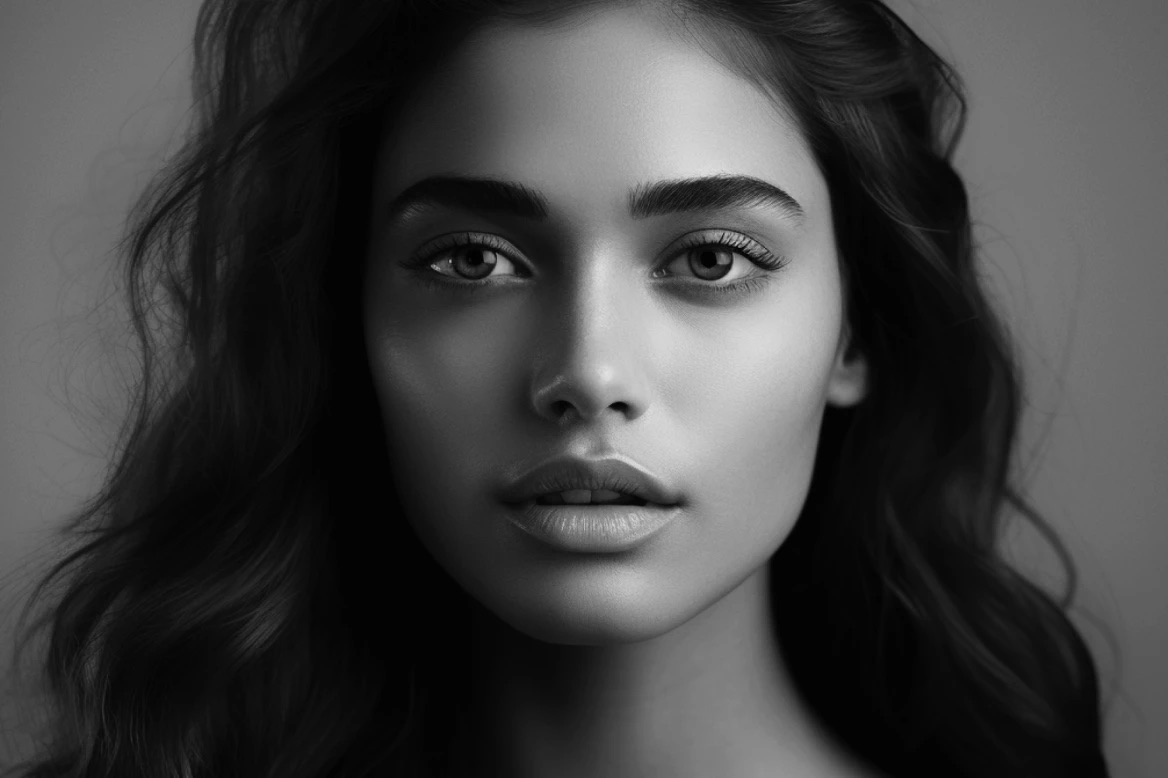
#> input picture testPics/women.jpeg, 1168 x 778 px, found by its file name
$ python NoisePicGenerate.py
#> lines starting #> are read from the running program, lines starting #| are printed output that depends on the picture; after the words box and inside, x2 and y2 are one past the last pixel; in counts of white or black regions, pixels touching at a corner belong together
import numpy as np
import cv2

# 加载图像
image_path = '/Users/will/Documents/Spring24/ECE6560/6560_final_project/Image-Process-Project/testPics/women.jpeg'  # 替换为你的图像路径
image = cv2.imread(image_path)
#> image is the input picture: shape (778, 1168, 3); min 0, max 226, mean 65.7
rows, cols, channels = image.shape
#> rows = 778; cols = 1168; channels = 3

# 添加高斯噪声
mean = 0
std = 100  # 标准差可以调整来增加或减少噪声强度
gaussian_noise = np.random.normal(mean, std, (rows, cols, channels))
noisy_image_gaussian = image + gaussian_noise
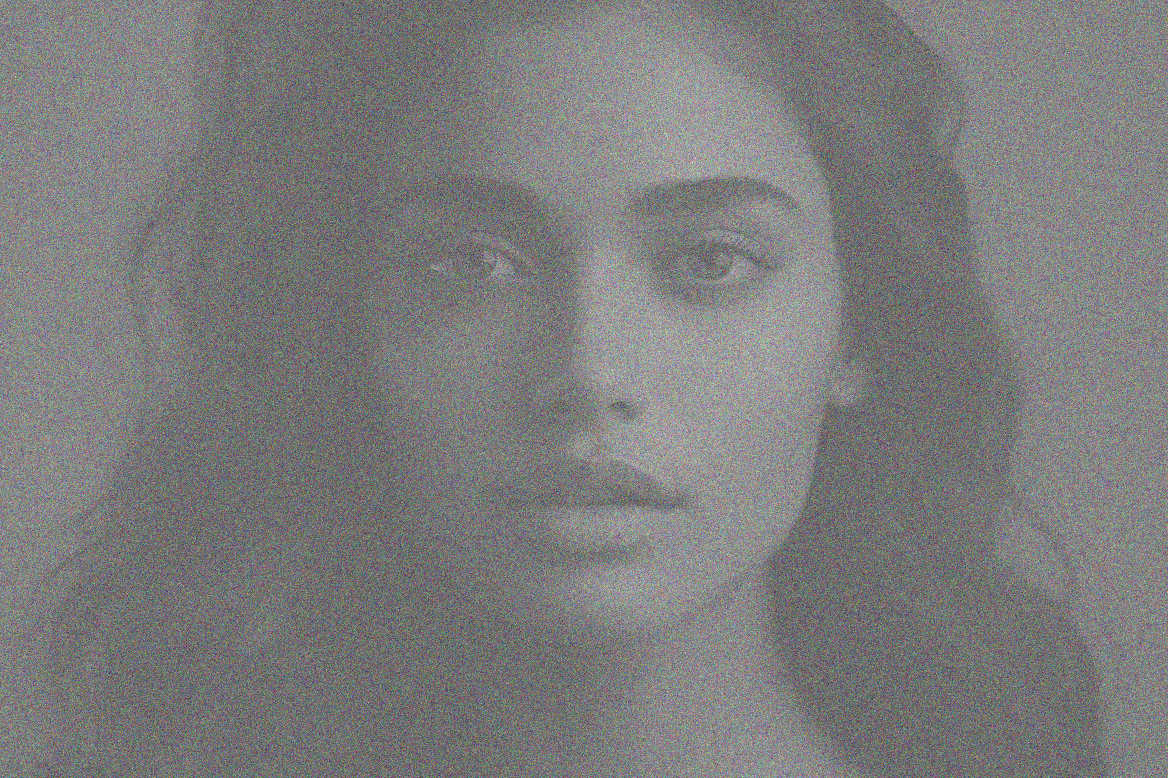
#> noisy_image_gaussian: shape (778, 1168, 3) float64; mean B, G, R 65.6, 65.8, 65.7; drawn with min black and max white
noisy_image_gaussian = np.clip(noisy_image_gaussian, 0, 255).astype(np.uint8)
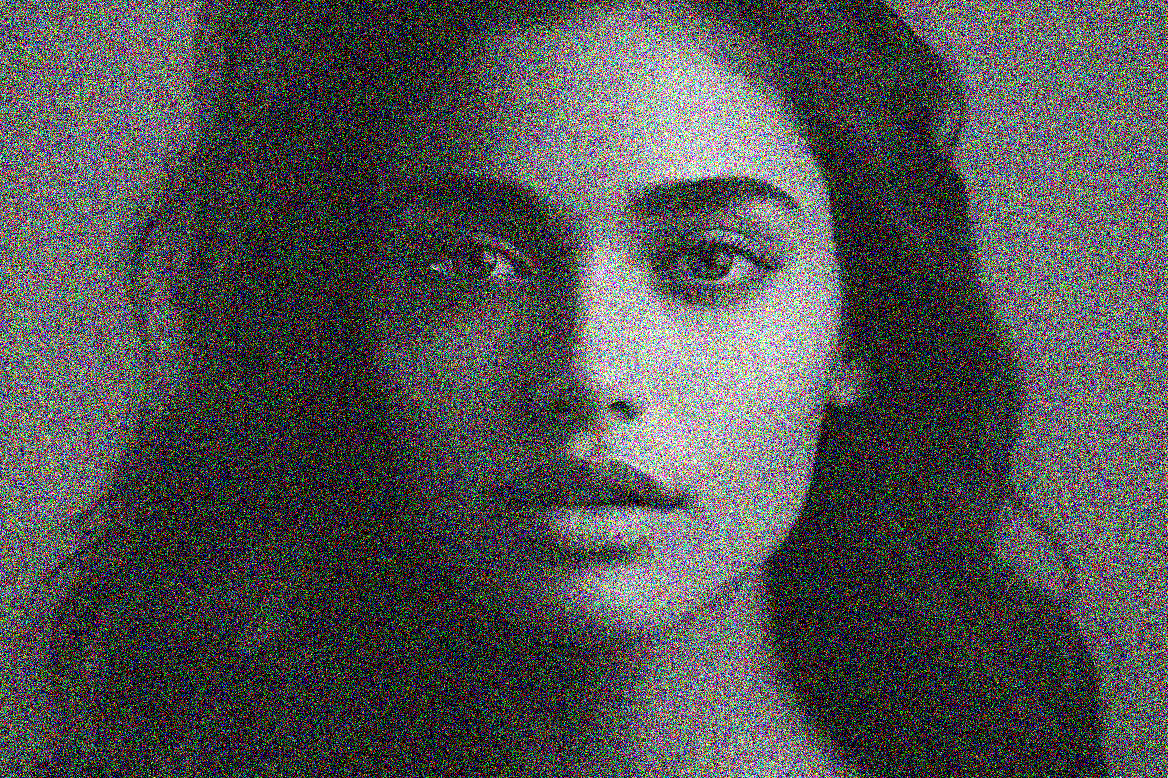
#> noisy_image_gaussian: shape (778, 1168, 3); mean B, G, R 82.7, 82.8, 82.7

# 保存高斯噪声图像
cv2.imwrite('/Users/will/Documents/Spring24/ECE6560/6560_final_project/Image-Process-Project/testPics/women_noisy_gaussian.jpg', noisy_image_gaussian)

# 添加椒盐噪声
salt_pepper_ratio = 0.5  # 椒盐比例
amount = 0.09  # 噪声密度
num_salt = np.ceil(amount * image.size * salt_pepper_ratio)
#> num_salt = 122676
num_pepper = np.ceil(amount * image.size * (1. - salt_pepper_ratio))
#> num_pepper = 122676

noisy_image_sp = np.copy(image)

# 对于椒噪声，随机选择像素点并将其设为白色
for _ in range(int(num_salt)):
    i = np.random.randint(0, rows)
    j = np.random.randint(0, cols)
    noisy_image_sp[i, j] = 255
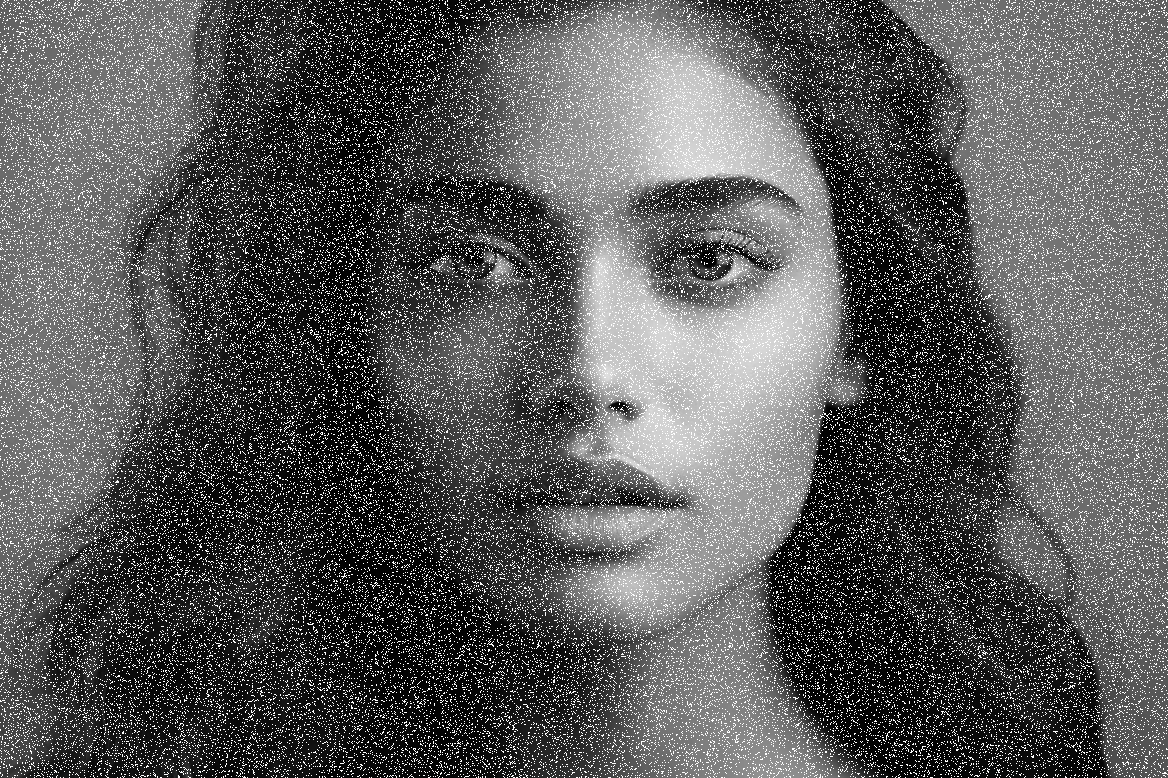
#> noisy_image_sp: shape (778, 1168, 3); 12.62% of pixels changed, all inside (x1, y1, x2, y2) = (0, 0, 1168, 778)

# 对于盐噪声，随机选择像素点并将其设为黑色
for _ in range(int(num_pepper)):
    i = np.random.randint(0, rows)
    j = np.random.randint(0, cols)
    noisy_image_sp[i, j] = 0
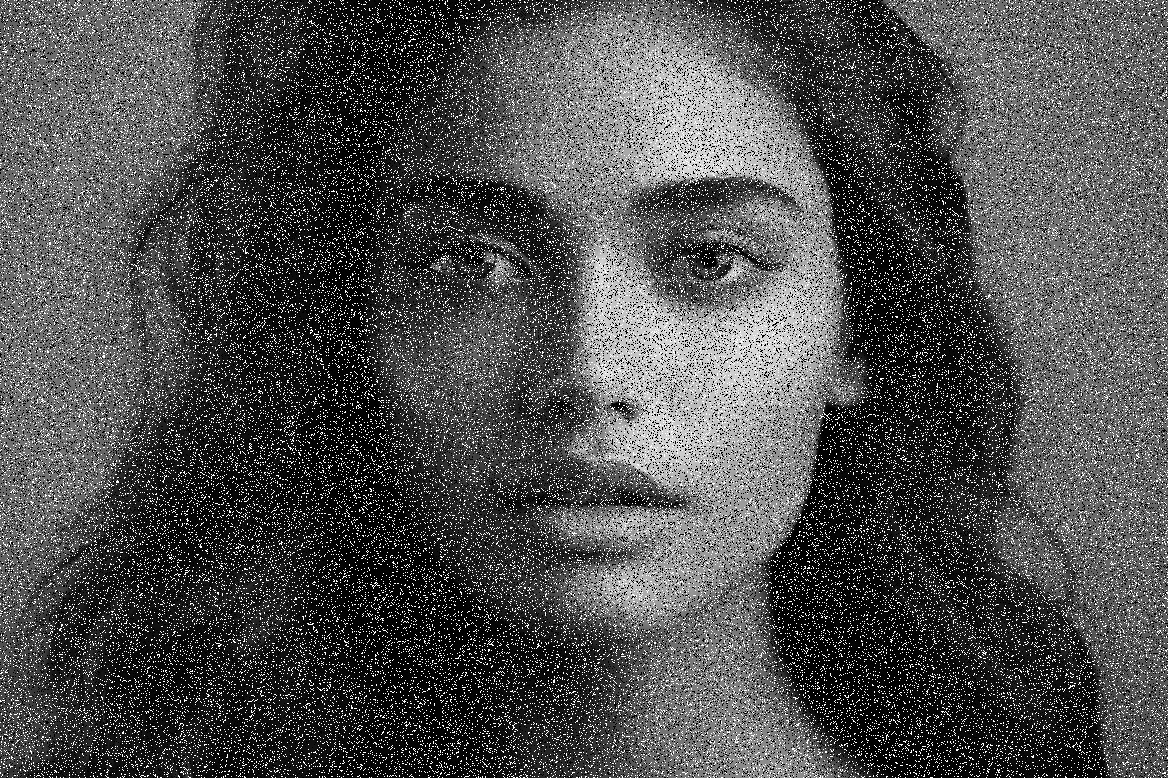
#> noisy_image_sp: shape (778, 1168, 3); 12.63% of pixels changed, all inside (x1, y1, x2, y2) = (0, 0, 1168, 778)

# 保存椒盐噪声图像
cv2.imwrite('/Users/will/Documents/Spring24/ECE6560/6560_final_project/Image-Process-Project/testPics/women_noisy_sp.jpg', noisy_image_sp)

# 显示或保存带噪声图像
cv2.imshow('Gaussian Noise', noisy_image_gaussian)
cv2.imshow('Salt and Pepper Noise', noisy_image_sp)
cv2.waitKey(0)
cv2.destroyAllWindows()

$ run again, with testPics/StephenCurry.jpeg copied over testPics/women.jpeg
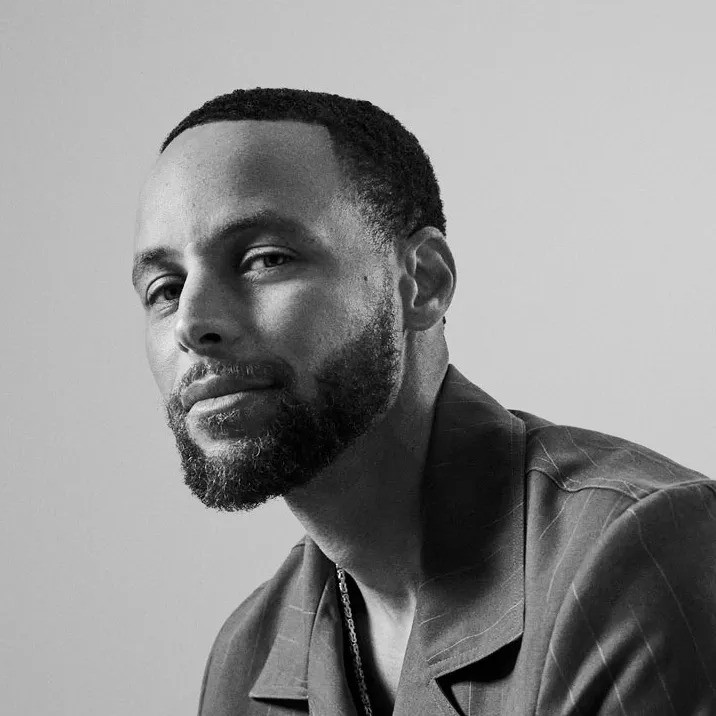
#> input picture testPics/StephenCurry.jpeg, 716 x 716 px, found by its file name
#> image is the input picture: shape (716, 716, 3); min 0, max 254, mean 141.7
#> after the loop `for _ in range(int(num_salt)):`:
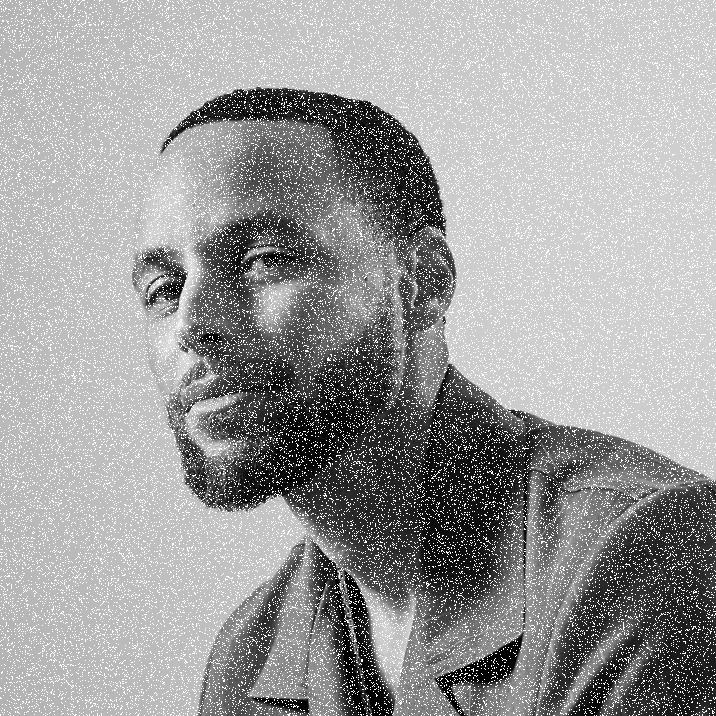
#> noisy_image_sp: shape (716, 716, 3); 12.64% of pixels changed, all inside (x1, y1, x2, y2) = (0, 0, 716, 716)
#> after the loop `for _ in range(int(num_pepper)):`:
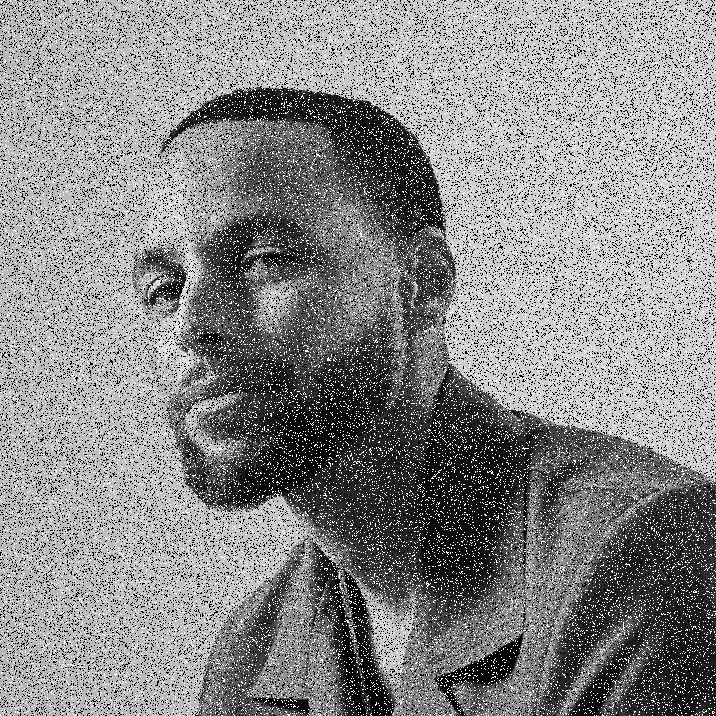
#> noisy_image_sp: shape (716, 716, 3); 12.59% of pixels changed, all inside (x1, y1, x2, y2) = (0, 0, 716, 716)
